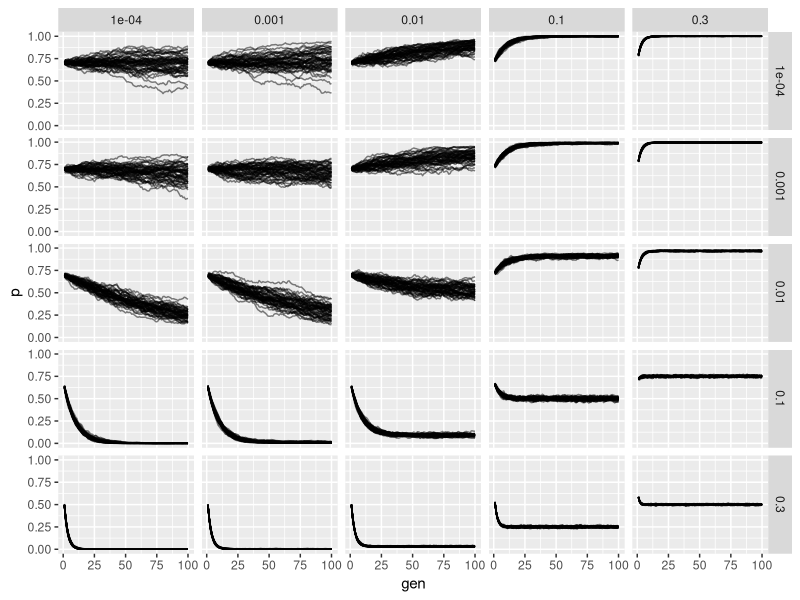

Write R code to recreate this figure.
library(ggplot2)
library(dplyr)
library(tidyr)
library(viridis)

wf_df <- data.frame()
sizes <- 1000
starting_p <- .7
n_gen <- 100
n_reps <- 50
alpha1m <- c(.0001, .001, .01, .1, .3)
alpha2m <- c(.0001, .001, .01, .1, .3)


for(alpha1 in alpha1m){
  for(alpha2 in alpha2m){
    N <- sizes
    p <- starting_p
    p0 <- p
    for(j in 1:n_gen){
      X <- rbinom(n_reps, 2*N, p)
      p <- (X / (2*N)) * (1-alpha1) + (1 - (X / (2*N))) * alpha2
      rows <- data.frame(replicate = 1:n_reps, alpha1 = rep(alpha1, n_reps),
                         gen = rep(j, n_reps), alpha2 = rep(alpha2, n_reps),
                         p = p)
      wf_df <- bind_rows(wf_df, rows)
    }
  }
}

p <- ggplot(wf_df, aes(x = gen, y = p, group = replicate)) +
     geom_path(alpha = .5) + facet_grid(alpha1 ~ alpha2) + guides(colour=FALSE)
p